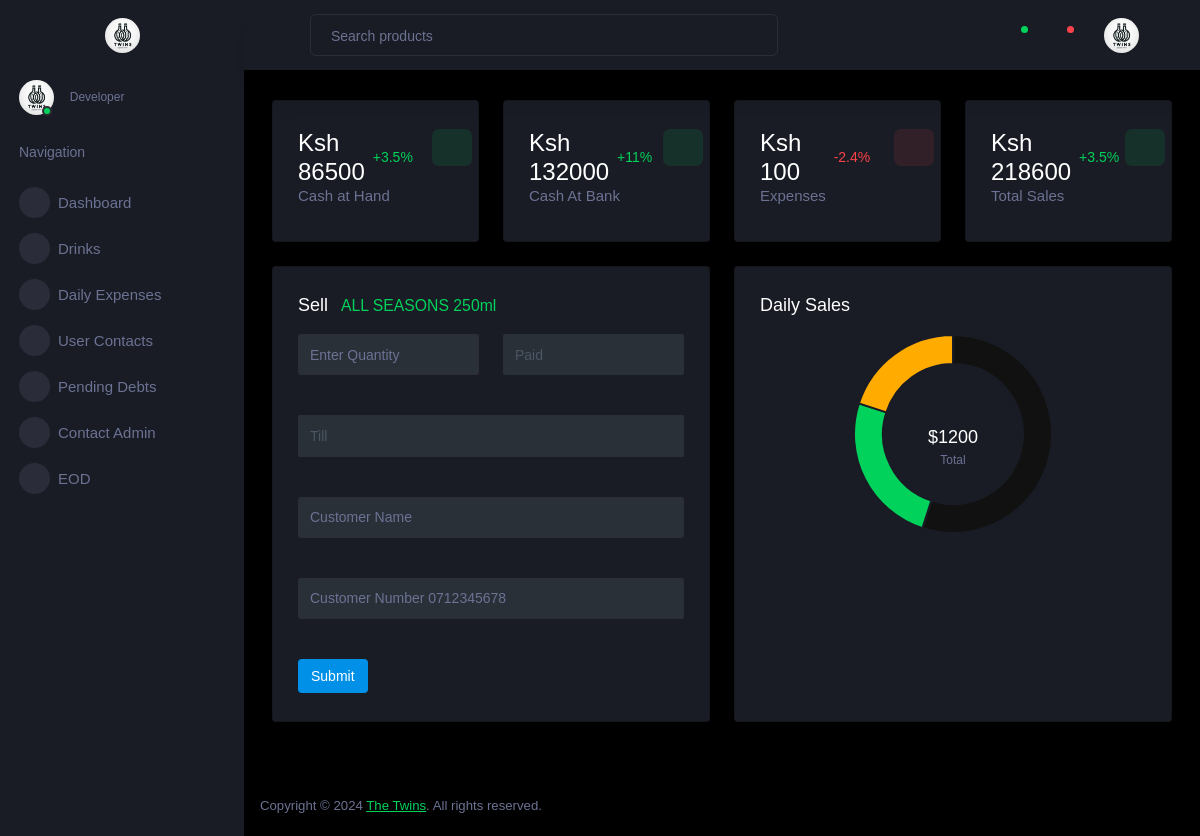
Before: /drinks/294/ with the older database file.
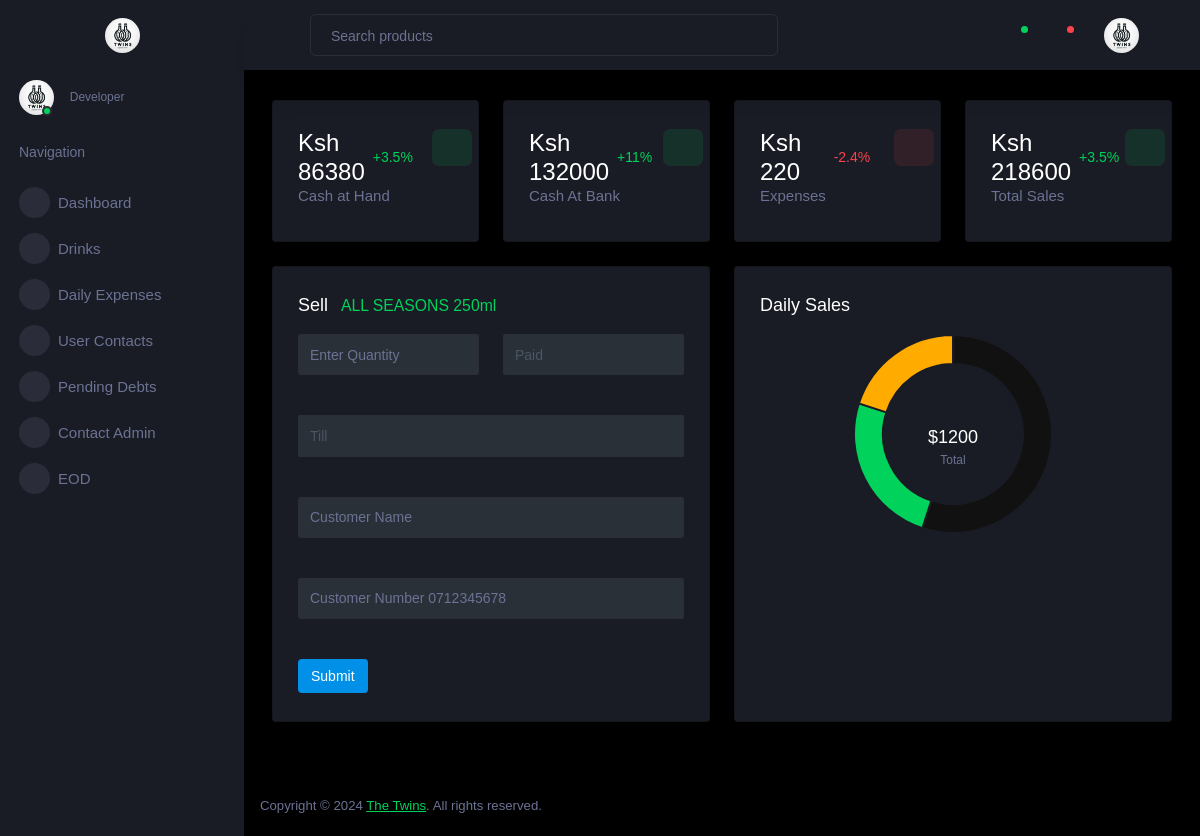
After: the same page with the newer database file.
### Home/models.py (models this page shows, shortened)
class Dashboard(models.Model):
    cash_at_hand = models.IntegerField(default=0, null=True)
    cash_at_bank = models.IntegerField(default=0, null=True)
    expenses = models.IntegerField(default=0, null=True)
    total_sales = models.IntegerField(default=0, null=True)
    debt = models.IntegerField(default=0, null=True)

### Home/views.py (the view, shortened to what this page needs)
# urls.py: path('drinks/<int:pk>/', HomeViews.SellDrink.as_view(), name="selldrink"),
class SellDrink(DetailView):
    model = Drinks
    context_object_name = "drink"
    template_name = 'Home/selling_form.html'
    def get_context_data(self, **kwargs):
        context = super().get_context_data(**kwargs)
        dashboard, created = Dashmodel.objects.get_or_create(pk=1)
        context['dashboard'] = dashboard
        context['form'] = SoldDrinksForm()
        return context

### Home/forms.py
class SoldDrinksForm(forms.ModelForm):
    quantity = forms.CharField(widget=forms.NumberInput(attrs={'class': 'form-control p_input', 'placeholder': 'Enter Quantity'}))
    status = forms.ChoiceField(
        choices=(
            ('Paid', 'Paid'),
            ('Debt', 'Debt')
        ),
        widget=forms.Select(attrs={'class': 'form-control p_input'})
    )
    payment_mode = forms.ChoiceField(
        choices=(
            ('Till', 'Till'),
            ('Cash', 'Cash'),
            ('Debt', 'Debt')
        ),
        widget=forms.Select(attrs={'class': 'form-control p_input'})
    )
    customer = forms.CharField(widget=forms.TextInput(attrs={'class': 'form-control p_input', 'placeholder': 'Customer Name'}))
    customer_contact = forms.CharField(widget=forms.TextInput(attrs={'class': 'form-control p_input', 'placeholder': 'Customer Number 0712345678'}))
    class Meta:
        model = SoldDrinks
        fields = ['quantity', 'status', 'customer', 'customer_contact', 'payment_mode']

### Home/templates/Home/selling_form.html (shortened to what the changed rows need)
{% extends "Home/base.html" %}
{% load static %}
{% block body %}
<div class="row">
  <div class="col-xl-3 col-sm-6 grid-margin stretch-card">
    <div class="card">
      <div class="card-body">
        <div class="row">
          <div class="col-9">
            <div class="d-flex align-items-center align-self-start">
              <h3 class="mb-0">Ksh {{ dashboard.cash_at_hand }}</h3>
              <p class="text-success ms-2 mb-0 font-weight-medium">+3.5%</p>
            </div>
          </div>
        </div>
      </div>
    </div>
  </div>
  <div class="col-xl-3 col-sm-6 grid-margin stretch-card">
    <div class="card">
      <div class="card-body">
        <div class="row">
          <div class="col-9">
            <div class="d-flex align-items-center align-self-start">
              <h3 class="mb-0">Ksh {{ dashboard.cash_at_bank }}</h3>
              <p class="text-success ms-2 mb-0 font-weight-medium">+11%</p>
            </div>
          </div>
        </div>
      </div>
    </div>
  </div>
  <div class="col-xl-3 col-sm-6 grid-margin stretch-card">
    <div class="card">
      <div class="card-body">
        <div class="row">
          <div class="col-9">
            <div class="d-flex align-items-center align-self-start">
              <h3 class="mb-0">Ksh {{ dashboard.expenses }}</h3>
              <p class="text-danger ms-2 mb-0 font-weight-medium">-2.4%</p>
            </div>
          </div>
        </div>
      </div>
    </div>
  </div>
  <div class="col-xl-3 col-sm-6 grid-margin stretch-card">
    <div class="card">
      <div class="card-body">
        <div class="row">
          <div class="col-9">
            <div class="d-flex align-items-center align-self-start">
              <h3 class="mb-0">Ksh {{ dashboard.total_sales }}</h3>
              <p class="text-success ms-2 mb-0 font-weight-medium">+3.5%</p>
            </div>
          </div>
        </div>
      </div>
    </div>
  </div>
</div>
{% endblock body %}

Changed rows visible on the page:
changed Dashboard: cash_at_hand "86500" → "86380"; expenses "100" → "220"
